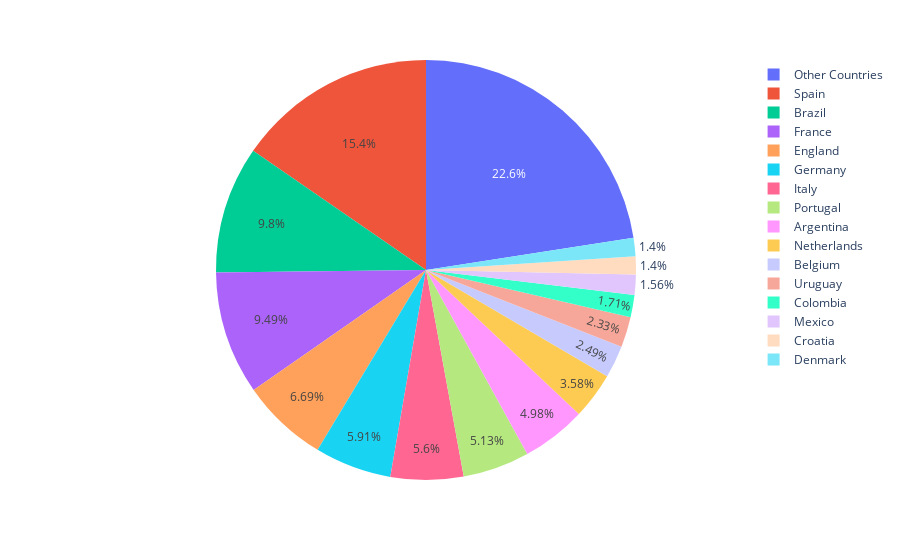

The notebook cell this image was saved under:
### Code cell
px.pie(countries_top10, values= countries_top10.values, names=countries_top10.index)

### Figure 1 — Plotly figure (JSON) as saved in the notebook; plotly's stock layout.template omitted (floating-point values rounded to 4 significant figures)
{"data": [{"domain": {"x": [0, 1], "y": [0, 1]}, "hovertemplate": "nationality_name=%{label}<br>value=%{value}<extra></extra>", "labels": ["Spain", "Brazil", "France", "England", "Germany", "Italy", "Portugal", "Argentina", "Netherlands", "Belgium", "Uruguay", "Colombia", "Mexico", "Croatia", "Denmark", "Other Countries"], "legendgroup": "", "name": "", "showlegend": true, "type": "pie", "values": [99, 63, 61, 43, 38, 36, 33, 32, 23, 16, 15, 11, 10, 9, 9, 145]}], "layout": {"legend": {"tracegroupgap": 0}, "margin": {"t": 60}}}
